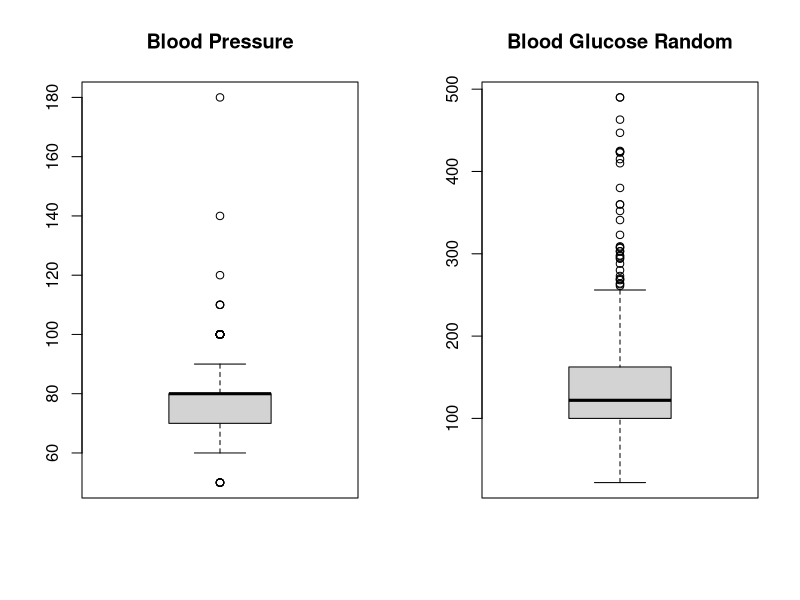
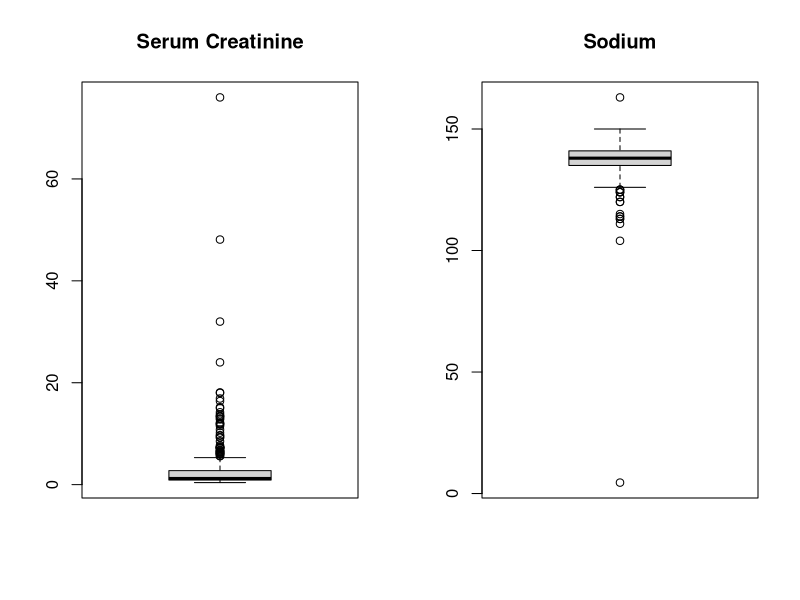
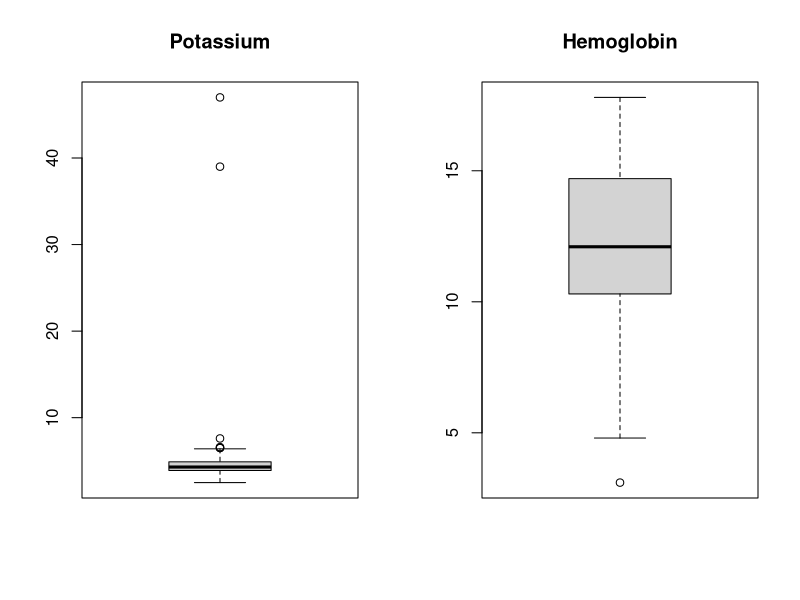
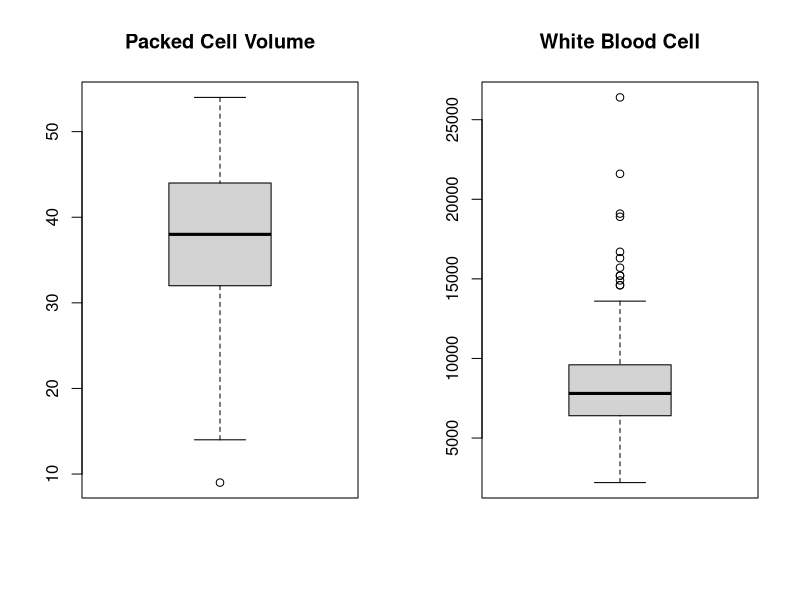
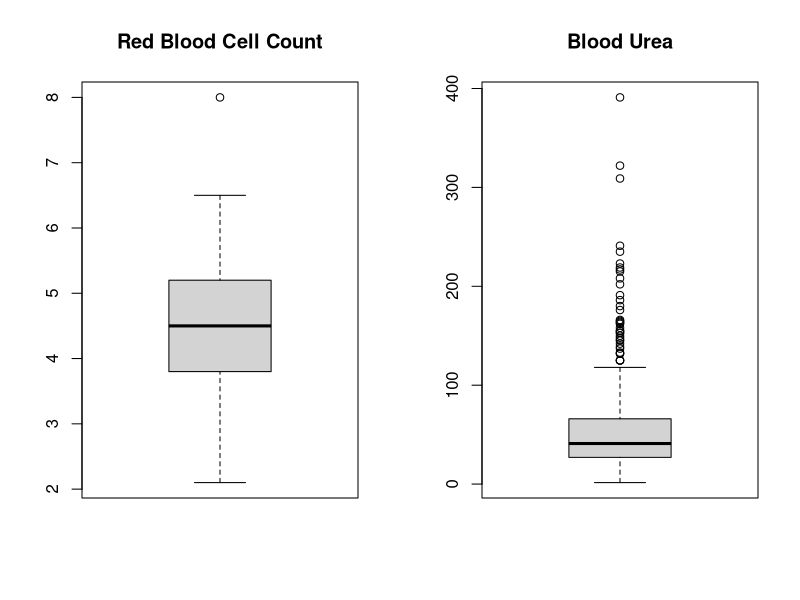
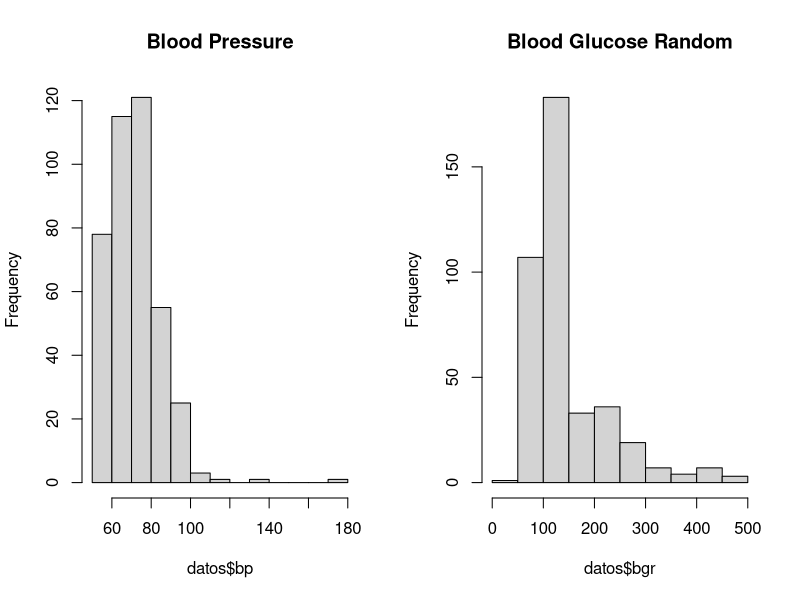
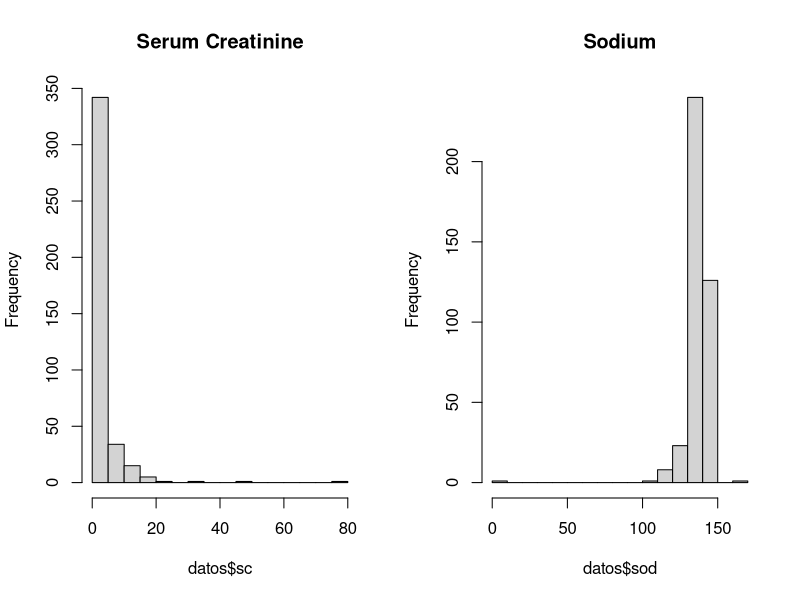
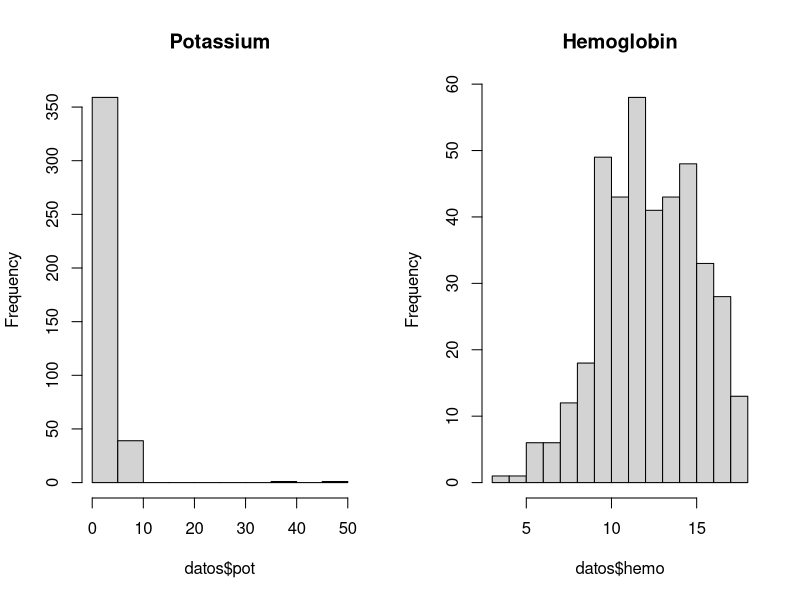

These charts were generated, in order, by the following R code: (Note: this script raises an error after producing the figures.)
## ---- chunk 1
knitr::opts_chunk$set(echo = TRUE)
## ---- chunk 2
library(readr)
## ---- chunk 3
datos<-read.csv("data/kidney_disease_clean_2.csv",sep=",",header = TRUE)

## ---- chunk 4
str(datos)
## ---- chunk 5
table(datos$classification)
## ---- chunk 6
par(mfrow=c(1,2))
boxplot(datos$bp,main='Blood Pressure')
boxplot(datos$bgr,main='Blood Glucose Random')

par(mfrow=c(1,2))
boxplot(datos$sc,main='Serum Creatinine')
boxplot(datos$sod,main='Sodium')

par(mfrow=c(1,2))
boxplot(datos$pot,main='Potassium')
boxplot(datos$hemo,main='Hemoglobin')

par(mfrow=c(1,2))
boxplot(datos$pcv,main='Packed Cell Volume')
boxplot(datos$wc,main='White Blood Cell')

par(mfrow=c(1,2))
boxplot(datos$rc,main='Red Blood Cell Count')
boxplot(datos$bu,main='Blood Urea')
summary(datos)
## ---- chunk 7
values_bp<-boxplot.stats(datos$bp)$out
cat("Valores extremos de Blood Pressure :",toString(values_bp), "\n")

values_bgr<-boxplot.stats(datos$bgr)$out
cat("Valores extremos de Blood Glucose Random :",toString(values_bgr), "\n")

values_sc<-boxplot.stats(datos$sc)$out
cat("Valores extremos de Serum Creatinine :",toString(values_sc), "\n")

values_sod<-boxplot.stats(datos$sod)$out
cat("Valores extremos de Sodium :",toString(values_sod), "\n")

values_pot<-boxplot.stats(datos$pot)$out
cat("Valores extremos de Potassium :",toString(values_pot), "\n")

values_hemo<-boxplot.stats(datos$hemo)$out
cat("Valores extremos de Hemoglobin :",toString(values_hemo), "\n")

values_pcv<-boxplot.stats(datos$pcv)$out
cat("Valores extremos de Packed Cell Volume :",toString(values_pcv), "\n")

values_wc<-boxplot.stats(datos$wc)$out
cat("Valores extremos de White Blood Cell :",toString(values_wc), "\n")

values_rc<-boxplot.stats(datos$rc)$out
cat("Valores extremos de Red Blood Cell Count :",toString(values_rc), "\n")

values_bu<-boxplot.stats(datos$bu)$out
cat("Valores extremos de Blood Urea :",toString(values_bu), "\n")
## ---- chunk 8
#HISTOGRAMAS
#=========================
par(mfrow=c(1,2))
hist(datos$bp,breaks=15,main='Blood Pressure')
hist(datos$bgr,breaks=15,main='Blood Glucose Random')

par(mfrow=c(1,2))
hist(datos$sc,breaks=15,main='Serum Creatinine')
hist(datos$sod,breaks=15,main='Sodium')

par(mfrow=c(1,2))
hist(datos$pot,breaks=15,main='Potassium')
hist(datos$hemo,breaks=15,main='Hemoglobin')

par(mfrow=c(1,2))
hist(datos$pcv,breaks=15,main='Packed Cell Volume')
hist(datos$wc,breaks=15,main='White Blood Cell')

par(mfrow=c(1,2))
hist(datos$rc,breaks=15,main='Red Blood Cell Count')
hist(datos$bu,breaks=15,main='Blood Urea')



## ---- chunk 9

par(mfrow=c(1,2))
#Specific Gravity
###################

datos$sg<-as.factor(datos$sg)
plot(datos$sg, main="Specific Gravity", ylab="Frecuencia", col=c("gray","green"))
#Albumin
#############
datos$al<-as.factor(datos$al)
plot(datos$al, main="Albumin", ylab="Frecuencia", col=c("gray","pink"))


par(mfrow=c(1,2))
#Sugar
########

datos$su<-as.factor(datos$su)
plot(datos$su, main="Sugar", ylab="Frecuencia", col=c("gray","pink"))

#Red Blood Cells
################

datos$rbc<-as.factor(datos$rbc)
plot(datos$rbc, main="Red Blood Cells", ylab="Frecuencia", col=c("gray","green"))

par(mfrow=c(1,2))
#Pus Cell 
#########
plot(datos$pc, main="Pus Cell ", ylab="Frecuencia", col=c("gray","pink"))

#Pus Cell clumps
################
plot(datos$pcc, main="Pus Cell clumps ", ylab="Frecuencia", col=c("gray","green"))

par(mfrow=c(1,2))
#Bacteria 
#########
plot(datos$ba, main="Bacteria ", ylab="Frecuencia", col=c("gray","pink"))

#Hypertension
################
plot(datos$htn, main="Hypertension ", ylab="Frecuencia", col=c("gray","green"))


par(mfrow=c(1,2))
#Diabetes Mellitus
#########
plot(datos$dm, main="Diabetes Mellitus", ylab="Frecuencia", col=c("gray","pink"))

#Coronary Artery Disease
########################
plot(datos$cad, main="Coronary Artery Disease", ylab="Frecuencia", col=c("gray","green"))


par(mfrow=c(1,3))
#.Appetite
#########
plot(datos$appet, main="Appetite", ylab="Frecuencia", col=c("gray","pink"))

#Pedal Edema
############
plot(datos$pe, main="Pedal Edema", ylab="Frecuencia", col=c("gray","green"))

#Anemia
############
plot(datos$ane, main="Anemia", ylab="Frecuencia", col=c("gray","orange"))
## ---- chunk 10
par(mfrow=c(1,2))
plot(density(datos$sc),main="Density")
qqnorm(datos$sc)
## ---- chunk 11
shapiro.test(datos$sc)
## ---- chunk 12
par(mfrow=c(1,2))
plot(density(datos$sod),main="Density")
qqnorm(datos$sod)
shapiro.test(datos$sod)

## ---- chunk 13
par(mfrow=c(1,2))
plot(density(datos$pot),main="Density")
qqnorm(datos$pot)
shapiro.test(datos$pot)

## ---- chunk 14
par(mfrow=c(1,2))
plot(density(datos$rc),main="Density")
qqnorm(datos$rc)
shapiro.test(datos$rc)
## ---- chunk 15
fligner.test(hemo ~ htn, data = datos)
## ---- chunk 16
n<-nrow(datos)
me<-mean(datos$sc)
me
s<- sd(datos$sc)
s
t<-qt(0.025,399)
t
es<-s/sqrt(n)
es

i1=me-(t*es)
i2=me+(t*es) 
i1
i2

## ---- chunk 17
tt<-t.test( datos$sc, conf.level=0.95 )
tt
## ---- chunk 18
sc_condm<- datos$sc[datos$dm=='yes']
sc_sindm<- datos$sc[datos$dm=='no']
var.test(sc_condm,sc_sindm)
## ---- chunk 19
wilcox.test(datos$sc~datos$dm,alt="greater")
## ---- chunk 20
#Estimacion del modelo

model<- lm(rc~hemo, data=datos)
summary(model)
## ---- chunk 21
#Nivel 0
#########
al_0 <- which(datos$al==0 )
data_0=datos[al_0,]
dim(data_0)

#Nivel 1
#########
al_1 <- which(datos$al==1 )
data_1=datos[al_1,]
dim(data_1)

#Nivel 2
#########
al_2 <- which(datos$al==2 )
data_2=datos[al_2,]
dim(data_2)

#Nivel 3
#########
al_3 <- which(datos$al==3 )
data_3=datos[al_3,]
dim(data_3)

#Nivel 4
#########
al_4 <- which(datos$al==4 )
data_4=datos[al_4,]
dim(data_4)

#Nivel 5
#########
al_5 <- which(datos$al==5 )
data_5=datos[al_5,]
dim(data_5)

## ---- chunk 22
model_0<- lm(rc~hemo, data=data_0)
summary(model_0)

model_1<- lm(rc~hemo, data=data_1)
summary(model_1)

model_2<- lm(rc~hemo, data=data_2)
summary(model_2)

model_3<- lm(rc~hemo, data=data_3)
summary(model_3)

model_4<- lm(rc~hemo, data=data_4)
summary(model_4)

model_5<- lm(rc~hemo, data=data_5)
summary(model_5)
## ---- chunk 23
par(mfrow=c(1,2))
boxplot(datos$hemo~datos$al, main="hemo~al")
boxplot(datos$rc~datos$al, main="rc~al")
